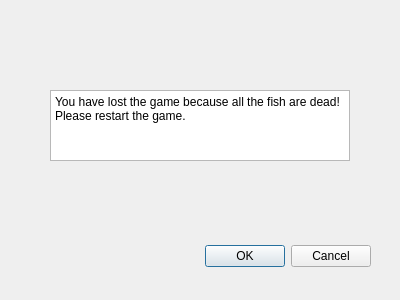
<?xml version="1.0" encoding="UTF-8"?>
<ui version="4.0">
 <class>GameFailedDialog</class>
 <widget class="QDialog" name="GameFailedDialog">
  <property name="geometry">
   <rect>
    <x>0</x>
    <y>0</y>
    <width>400</width>
    <height>300</height>
   </rect>
  </property>
  <property name="windowTitle">
   <string>Dialog</string>
  </property>
  <widget class="QDialogButtonBox" name="buttonBox">
   <property name="geometry">
    <rect>
     <x>30</x>
     <y>240</y>
     <width>341</width>
     <height>32</height>
    </rect>
   </property>
   <property name="orientation">
    <enum>Qt::Horizontal</enum>
   </property>
   <property name="standardButtons">
    <set>QDialogButtonBox::Cancel|QDialogButtonBox::Ok</set>
   </property>
  </widget>
  <widget class="QTextBrowser" name="textBrowser">
   <property name="geometry">
    <rect>
     <x>50</x>
     <y>90</y>
     <width>300</width>
     <height>71</height>
    </rect>
   </property>
   <property name="font">
    <font>
     <family>Arial</family>
     <pointsize>11</pointsize>
    </font>
   </property>
   <property name="html">
    <string>&lt;!DOCTYPE HTML PUBLIC &quot;-//W3C//DTD HTML 4.0//EN&quot; &quot;http://www.w3.org/TR/REC-html40/strict.dtd&quot;&gt;
&lt;html&gt;&lt;head&gt;&lt;meta name=&quot;qrichtext&quot; content=&quot;1&quot; /&gt;&lt;style type=&quot;text/css&quot;&gt;
p, li { white-space: pre-wrap; }
&lt;/style&gt;&lt;/head&gt;&lt;body style=&quot; font-family:'Arial'; font-size:11pt; font-weight:400; font-style:normal;&quot;&gt;
&lt;p style=&quot; margin-top:0px; margin-bottom:0px; margin-left:0px; margin-right:0px; -qt-block-indent:0; text-indent:0px;&quot;&gt;&lt;span style=&quot; font-family:'SimSun'; font-size:9pt;&quot;&gt;You have lost the game because all the fish are dead!&lt;/span&gt;&lt;/p&gt;
&lt;p style=&quot; margin-top:0px; margin-bottom:0px; margin-left:0px; margin-right:0px; -qt-block-indent:0; text-indent:0px;&quot;&gt;&lt;span style=&quot; font-family:'SimSun'; font-size:9pt;&quot;&gt;Please restart the game.&lt;/span&gt;&lt;/p&gt;&lt;/body&gt;&lt;/html&gt;</string>
   </property>
  </widget>
 </widget>
 <resources/>
 <connections>
  <connection>
   <sender>buttonBox</sender>
   <signal>rejected()</signal>
   <receiver>GameFailedDialog</receiver>
   <slot>reject()</slot>
   <hints>
    <hint type="sourcelabel">
     <x>316</x>
     <y>260</y>
    </hint>
    <hint type="destinationlabel">
     <x>286</x>
     <y>274</y>
    </hint>
   </hints>
  </connection>
  <connection>
   <sender>buttonBox</sender>
   <signal>accepted()</signal>
   <receiver>GameFailedDialog</receiver>
   <slot>accept()</slot>
   <hints>
    <hint type="sourcelabel">
     <x>248</x>
     <y>254</y>
    </hint>
    <hint type="destinationlabel">
     <x>157</x>
     <y>274</y>
    </hint>
   </hints>
  </connection>
 </connections>
</ui>
